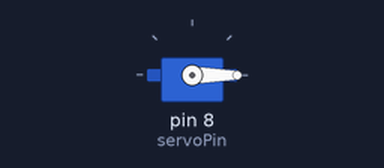
A sketch run on a simulated Arduino Uno, built with avr-gcc and run on an emulated ATmega328P. On the bench: servo.

Above: at 0.05 s.
At 4.45 s:
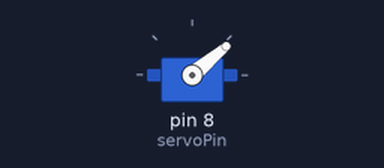
At 8.95 s:
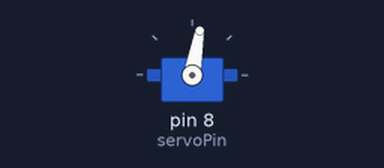
At 17.95 s:
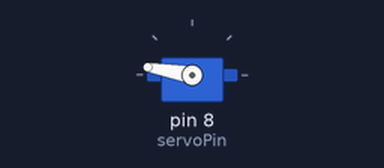
Timing chart, 0 to 23.4 s (numbered marks = the images above):
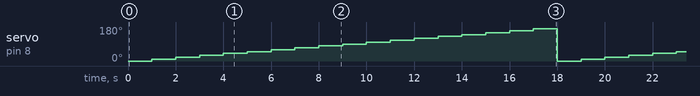

The sketch:

exercise_03_8.ino
```cpp
// exercise_03
// Actuators

#include <Servo.h>

const int redPin = 11;
const int greenPin = 10;
const int bluePin = 9;
const int servoPin = 8;
const int buzzerPin = 2;

Servo servo;
int angle = 0;

void setup()
{
  servo.attach(servoPin);
}

void loop()
{
  servo.write(angle);
  angle = angle + 10;
  if (angle == 180)
  {
    angle = 0;
  }
  delay(1000);
}
```

Measured:
- by itself, servo on pin 8 (servoPin): repeats every 18.0 s: 20° 1.0 s, 30° 1.0 s, 40° 1.0 s, 50° 1.0 s, 60° 1.0 s, 70° 1.0 s, 80° 1.0 s, 90° 1.0 s, 100° 1.0 s, 110° 1.0 s, 120° 1.0 s, 130° 1.0 s, 140° 1.0 s, 150° 1.0 s, 160° 1.0 s, 170° 1.0 s, 0° 1.0 s, 10° 1.0 s
